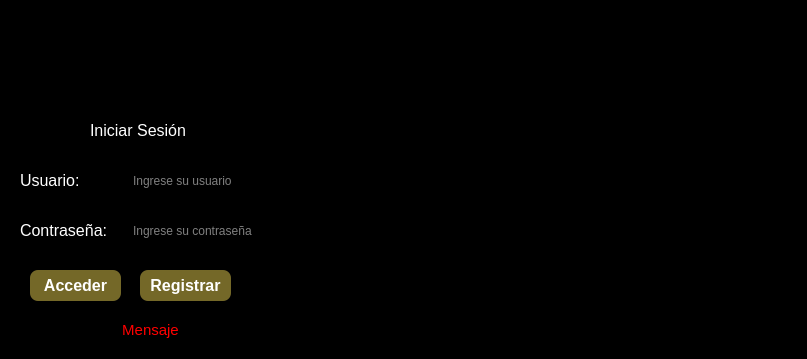
<?xml version="1.0" encoding="UTF-8"?>
<ui version="4.0">
 <class>login</class>
 <widget class="QDialog" name="login">
  <property name="geometry">
   <rect>
    <x>0</x>
    <y>0</y>
    <width>807</width>
    <height>359</height>
   </rect>
  </property>
  <property name="windowTitle">
   <string>Inicio de sesión</string>
  </property>
  <property name="styleSheet">
   <string notr="true">color: rgb(255, 255, 255);
background-color: rgb(0, 0, 0);
</string>
  </property>
  <widget class="QLabel" name="label">
   <property name="geometry">
    <rect>
     <x>80</x>
     <y>10</y>
     <width>121</width>
     <height>101</height>
    </rect>
   </property>
   <property name="text">
    <string/>
   </property>
   <property name="pixmap">
    <pixmap>../imagenes/logo.png</pixmap>
   </property>
   <property name="scaledContents">
    <bool>true</bool>
   </property>
  </widget>
  <widget class="QLabel" name="label_2">
   <property name="geometry">
    <rect>
     <x>90</x>
     <y>120</y>
     <width>101</width>
     <height>21</height>
    </rect>
   </property>
   <property name="font">
    <font>
     <pointsize>12</pointsize>
    </font>
   </property>
   <property name="styleSheet">
    <string notr="true">color: rgb(255, 255, 255);</string>
   </property>
   <property name="text">
    <string>Iniciar Sesión</string>
   </property>
  </widget>
  <widget class="QLabel" name="label_3">
   <property name="geometry">
    <rect>
     <x>20</x>
     <y>170</y>
     <width>71</width>
     <height>21</height>
    </rect>
   </property>
   <property name="font">
    <font>
     <pointsize>12</pointsize>
    </font>
   </property>
   <property name="styleSheet">
    <string notr="true">color: rgb(255, 255, 255);
</string>
   </property>
   <property name="text">
    <string>Usuario:</string>
   </property>
  </widget>
  <widget class="QLabel" name="label_4">
   <property name="geometry">
    <rect>
     <x>20</x>
     <y>220</y>
     <width>91</width>
     <height>21</height>
    </rect>
   </property>
   <property name="font">
    <font>
     <pointsize>12</pointsize>
    </font>
   </property>
   <property name="styleSheet">
    <string notr="true">color: rgb(255, 255, 255);
</string>
   </property>
   <property name="text">
    <string>Contraseña:</string>
   </property>
  </widget>
  <widget class="QLineEdit" name="txtUsuario">
   <property name="geometry">
    <rect>
     <x>130</x>
     <y>170</y>
     <width>151</width>
     <height>22</height>
    </rect>
   </property>
   <property name="styleSheet">
    <string notr="true">
color: rgb(255, 255, 255);

</string>
   </property>
   <property name="text">
    <string/>
   </property>
   <property name="placeholderText">
    <string>Ingrese su usuario</string>
   </property>
  </widget>
  <widget class="QLineEdit" name="txtClave">
   <property name="geometry">
    <rect>
     <x>130</x>
     <y>220</y>
     <width>151</width>
     <height>22</height>
    </rect>
   </property>
   <property name="styleSheet">
    <string notr="true">color: rgb(255, 255, 255);</string>
   </property>
   <property name="echoMode">
    <enum>QLineEdit::Password</enum>
   </property>
   <property name="placeholderText">
    <string>Ingrese su contraseña</string>
   </property>
  </widget>
  <widget class="QPushButton" name="btnAcceder">
   <property name="geometry">
    <rect>
     <x>30</x>
     <y>270</y>
     <width>91</width>
     <height>31</height>
    </rect>
   </property>
   <property name="font">
    <font>
     <pointsize>12</pointsize>
     <bold>true</bold>
    </font>
   </property>
   <property name="cursor">
    <cursorShape>PointingHandCursor</cursorShape>
   </property>
   <property name="mouseTracking">
    <bool>false</bool>
   </property>
   <property name="styleSheet">
    <string notr="true">
color: rgb(255, 255, 255);
background-color: rgb(227, 204, 78);
background-color: rgba(227, 204, 78, 130);
border-radius: 8px;



</string>
   </property>
   <property name="text">
    <string>Acceder</string>
   </property>
  </widget>
  <widget class="QLabel" name="lblError">
   <property name="geometry">
    <rect>
     <x>20</x>
     <y>320</y>
     <width>261</width>
     <height>20</height>
    </rect>
   </property>
   <property name="font">
    <font>
     <pointsize>11</pointsize>
    </font>
   </property>
   <property name="styleSheet">
    <string notr="true">color: rgb(255, 0, 0);</string>
   </property>
   <property name="text">
    <string>Mensaje</string>
   </property>
   <property name="alignment">
    <set>Qt::AlignCenter</set>
   </property>
  </widget>
  <widget class="QLabel" name="label_5">
   <property name="geometry">
    <rect>
     <x>240</x>
     <y>0</y>
     <width>591</width>
     <height>361</height>
    </rect>
   </property>
   <property name="text">
    <string/>
   </property>
   <property name="pixmap">
    <pixmap>../imagenes/imagen.principal-2-editted.png</pixmap>
   </property>
   <property name="scaledContents">
    <bool>true</bool>
   </property>
  </widget>
  <widget class="QPushButton" name="btnRegistrar">
   <property name="geometry">
    <rect>
     <x>140</x>
     <y>270</y>
     <width>91</width>
     <height>31</height>
    </rect>
   </property>
   <property name="font">
    <font>
     <pointsize>12</pointsize>
     <bold>true</bold>
    </font>
   </property>
   <property name="cursor">
    <cursorShape>PointingHandCursor</cursorShape>
   </property>
   <property name="mouseTracking">
    <bool>false</bool>
   </property>
   <property name="styleSheet">
    <string notr="true">
color: rgb(255, 255, 255);
background-color: rgb(227, 204, 78);
background-color: rgba(227, 204, 78, 130);
border-radius: 8px;



</string>
   </property>
   <property name="text">
    <string>Registrar</string>
   </property>
  </widget>
  <zorder>label_5</zorder>
  <zorder>label</zorder>
  <zorder>label_2</zorder>
  <zorder>label_3</zorder>
  <zorder>label_4</zorder>
  <zorder>txtUsuario</zorder>
  <zorder>txtClave</zorder>
  <zorder>btnAcceder</zorder>
  <zorder>lblError</zorder>
  <zorder>btnRegistrar</zorder>
 </widget>
 <resources/>
 <connections/>
</ui>
